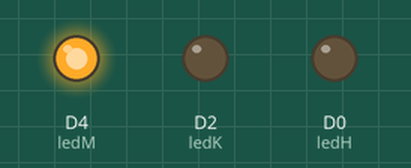
This sketch was run on a simulated ESP8266 (NodeMCU). On the bench: output pins drawn as LEDs (lit = HIGH).

Above: at 3.0 s.
At 7.0 s:
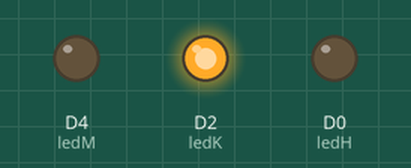
At 10.5 s:
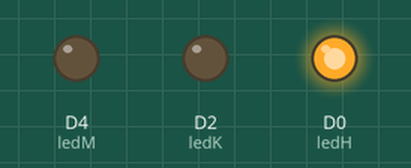
Timing chart, 0 to 16.9 s (numbered marks = the images above):
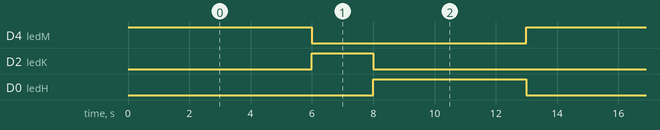

The sketch:

3ledgantian.ino
```cpp
int ledK = D2;
int ledH = D0;
int ledM = D4;


void setup() {
  // put your setup code here, to run once:
 pinMode(ledM, OUTPUT);
 pinMode(ledK, OUTPUT);
pinMode(ledH, OUTPUT);

}

void loop() {
  // put your main code here, to run repeatedly:
  digitalWrite(ledM, HIGH);   // Menyalakan Lampu, Memberikan nilai High
  digitalWrite(ledH, LOW);
  delay(6000);               // Nyalakan Lampu selama 6 detik

digitalWrite(ledK, HIGH);
digitalWrite(ledM, LOW);
  delay(2000);               // Nyalakan Lampu selama 2 detik

digitalWrite(ledH, HIGH);
digitalWrite(ledK, LOW);
  delay(5000);               // Nyalakan Lampu selama 5 detik}
}
```

Measured:
- by itself, D4 (ledM): alternates HIGH for 6.0 s and LOW for 7.0 s
- by itself, D2 (ledK): alternates HIGH for 2.0 s and LOW for 11.0 s
- by itself, D0 (ledH): alternates HIGH for 5.0 s and LOW for 8.0 s
